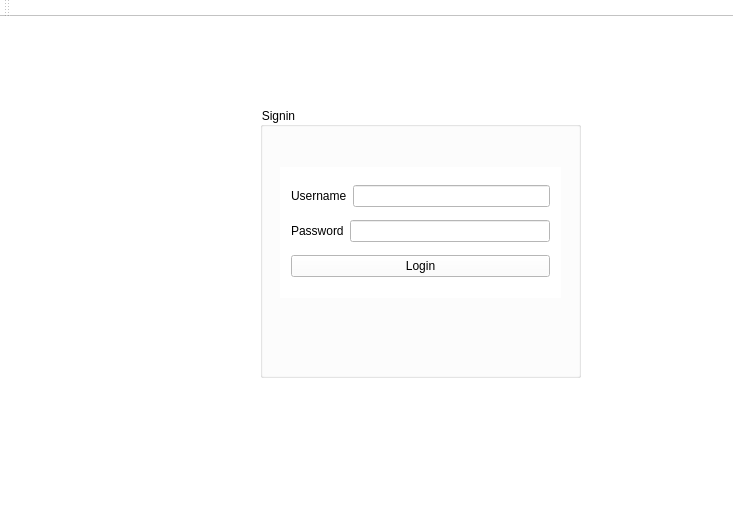
<?xml version="1.0" encoding="UTF-8"?>
<ui version="4.0">
 <class>MainWindow</class>
 <widget class="QMainWindow" name="MainWindow">
  <property name="geometry">
   <rect>
    <x>0</x>
    <y>0</y>
    <width>733</width>
    <height>515</height>
   </rect>
  </property>
  <property name="windowTitle">
   <string>MainWindow</string>
  </property>
  <property name="styleSheet">
   <string notr="true">background:  white</string>
  </property>
  <widget class="QWidget" name="centralWidget">
   <widget class="QGroupBox" name="groupBox">
    <property name="geometry">
     <rect>
      <x>260</x>
      <y>90</y>
      <width>321</width>
      <height>271</height>
     </rect>
    </property>
    <property name="title">
     <string>Signin</string>
    </property>
    <widget class="QWidget" name="layoutWidget">
     <property name="geometry">
      <rect>
       <x>20</x>
       <y>60</y>
       <width>281</width>
       <height>131</height>
      </rect>
     </property>
     <layout class="QVBoxLayout" name="verticalLayout">
      <item>
       <layout class="QHBoxLayout" name="horizontalLayout">
        <item>
         <widget class="QLabel" name="label">
          <property name="text">
           <string>Username</string>
          </property>
         </widget>
        </item>
        <item>
         <widget class="QLineEdit" name="lineEdit_Username"/>
        </item>
       </layout>
      </item>
      <item>
       <layout class="QHBoxLayout" name="horizontalLayout_2">
        <item>
         <widget class="QLabel" name="label_2">
          <property name="text">
           <string>Password</string>
          </property>
         </widget>
        </item>
        <item>
         <widget class="QLineEdit" name="lineEdit_Password"/>
        </item>
       </layout>
      </item>
      <item>
       <widget class="QPushButton" name="pushButton_Login">
        <property name="text">
         <string>Login</string>
        </property>
       </widget>
      </item>
     </layout>
    </widget>
   </widget>
  </widget>
  <widget class="QMenuBar" name="menuBar">
   <property name="geometry">
    <rect>
     <x>0</x>
     <y>0</y>
     <width>733</width>
     <height>28</height>
    </rect>
   </property>
  </widget>
  <widget class="QToolBar" name="mainToolBar">
   <attribute name="toolBarArea">
    <enum>TopToolBarArea</enum>
   </attribute>
   <attribute name="toolBarBreak">
    <bool>false</bool>
   </attribute>
  </widget>
  <widget class="QStatusBar" name="statusBar"/>
 </widget>
 <layoutdefault spacing="6" margin="11"/>
 <resources/>
 <connections/>
</ui>
